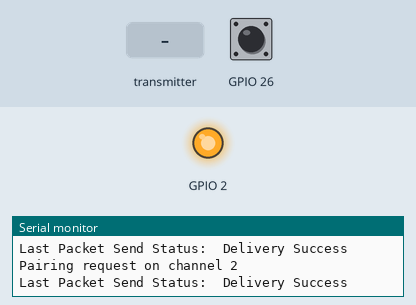
This sketch was run on a simulated ESP32. On the bench: output pins drawn as LEDs (lit = HIGH), the last lines printed to the serial monitor. The test bench sets the inputs (shaded band); at power-on: GPIO 26 HIGH. WiFi joins after 1.5 s; servers stay silent unless stated.

Above: at 1.2 s.
1.3 s: GPIO 26 pulled LOW for 0.15 s
At 2.5 s:
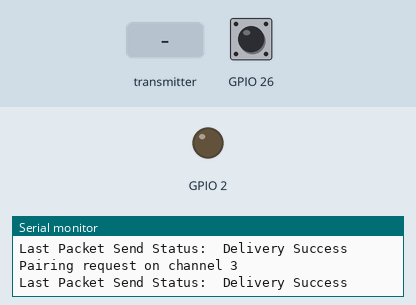
2.9 s: the transmitter starts sending msgType = 0
4.4 s: the transmitter starts sending macAddr.0 = 255
6.4 s: the transmitter starts sending macAddr.1 = 255
8.4 s: the transmitter starts sending macAddr.2 = 255
10.4 s: the transmitter starts sending macAddr.3 = 255
Timing chart, 0 to 13.4 s (numbered marks = the images above; inputs shaded):
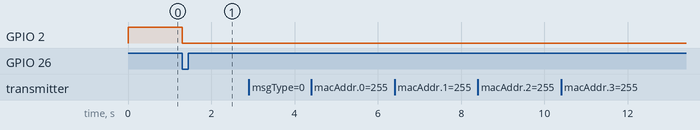

Measured:
- after the input at 1.3 s, GPIO 2: HIGH → LOW at once

The sketch:

Buzzer.ino
```cpp
#include <Arduino.h>
#include <esp_now.h>
#include <esp_wifi.h>
#include <WiFi.h>
#include <EEPROM.h>

// Set your Board and Server ID
#define BOARD_ID 1
#define MAX_CHANNEL 11 // 11 in North America or 13 in Europe

uint8_t serverAddress[] = {0xFF, 0xFF, 0xFF, 0xFF, 0xFF, 0xFF};
uint8_t clientMacAddress[6];

bool pressedButton = false;

// Structure to send data
// Must match the receiver structure
// Structure example to receive data
// Must match the sender structure
typedef struct struct_message
{
  uint8_t msgType;
  uint8_t id;
  uint8_t macAddr[6];
} struct_message;

typedef struct struct_pairing
{ // new structure for pairing
  uint8_t msgType;
  uint8_t id;
  uint8_t macAddr[6];
  uint8_t channel;
} struct_pairing;

esp_now_peer_info_t peer;

// Create 2 struct_message
struct_message myData; // data to send
struct_message inData; // data received
struct_pairing pairingData;

enum PairingStatus
{
  NOT_PAIRED,
  PAIR_REQUEST,
  PAIR_REQUESTED,
  PAIR_PAIRED,
};
PairingStatus pairingStatus = NOT_PAIRED;

enum MessageType
{
  PAIRING,
  DATA,
};
MessageType messageType;

#ifdef SAVE_CHANNEL
int lastChannel;
#endif
int channel = 1;

int LEDState = LOW;

unsigned long start;
unsigned long previousMillis = 0;
unsigned long currentMillis = millis();

void readGetMacAddress()
{
  uint8_t baseMac[6];
  esp_err_t ret = esp_wifi_get_mac(WIFI_IF_STA, baseMac);
  if (ret == ESP_OK)
  {
    Serial.printf("%02x:%02x:%02x:%02x:%02x:%02x\n",
                  baseMac[0], baseMac[1], baseMac[2],
                  baseMac[3], baseMac[4], baseMac[5]);
  }
  else
  {
    Serial.println("Failed to read MAC address");
  }
  clientMacAddress[0] = baseMac[0];
  clientMacAddress[1] = baseMac[1];
  clientMacAddress[2] = baseMac[2];
  clientMacAddress[3] = baseMac[3];
  clientMacAddress[4] = baseMac[4];
  clientMacAddress[5] = baseMac[5];
}

void addPeer(const uint8_t *mac_addr, uint8_t chan)
{
  ESP_ERROR_CHECK(esp_wifi_set_channel(chan, WIFI_SECOND_CHAN_NONE));
  esp_now_del_peer(mac_addr);
  memset(&peer, 0, sizeof(esp_now_peer_info_t));
  peer.channel = chan;
  peer.encrypt = false;
  memcpy(peer.peer_addr, mac_addr, sizeof(uint8_t[6]));
  if (esp_now_add_peer(&peer) != ESP_OK)
  {
    Serial.println("Failed to add peer");
    return;
  }
  memcpy(serverAddress, mac_addr, sizeof(uint8_t[6]));
}

void printMAC(const uint8_t *mac_addr)
{
  char macStr[18];
  snprintf(macStr, sizeof(macStr), "%02x:%02x:%02x:%02x:%02x:%02x",
           mac_addr[0], mac_addr[1], mac_addr[2], mac_addr[3], mac_addr[4], mac_addr[5]);
  Serial.print(macStr);
}

void OnDataSent(const uint8_t *mac_addr, esp_now_send_status_t status)
{
  Serial.print("\r\nLast Packet Send Status:\t");
  Serial.println(status == ESP_NOW_SEND_SUCCESS ? "Delivery Success" : "Delivery Fail");
}

void OnDataRecv(const uint8_t *mac_addr, const uint8_t *incomingData, int len)
{
  Serial.print("Packet received with ");
  Serial.print("data size = ");
  Serial.println(sizeof(incomingData));
  uint8_t type = incomingData[0];
  switch (type)
  {
  case DATA: // we received data from server
    memcpy(&inData, incomingData, sizeof(inData));
    Serial.print("ID  = ");
    Serial.println(inData.id);

    for (int x = 0; x < 6; x++)
    {
      if (inData.macAddr[x] != clientMacAddress[x])
        return;
    }

    digitalWrite(2, HIGH);
    break;

  case PAIRING: // we received pairing data from server
    memcpy(&pairingData, incomingData, sizeof(pairingData));
    if (pairingData.id == 0)
    { // the message comes from server
      Serial.print("Pairing done for MAC Address: ");
      printMAC(pairingData.macAddr);
      Serial.print(" on channel ");
      Serial.print(pairingData.channel); // channel used by the server
      Serial.print(" in ");
      Serial.print(millis() - start);
      Serial.println("ms");
      addPeer(pairingData.macAddr, pairingData.channel); // add the server  to the peer list
#ifdef SAVE_CHANNEL
      lastChannel = pairingData.channel;
      EEPROM.write(0, pairingData.channel);
      EEPROM.commit();
#endif
      pairingStatus = PAIR_PAIRED; // set the pairing status
    }
    break;
  }
}

PairingStatus autoPairing()
{
  switch (pairingStatus)
  {
  case PAIR_REQUEST:
    Serial.print("Pairing request on channel ");
    Serial.println(channel);

    // set WiFi channel
    ESP_ERROR_CHECK(esp_wifi_set_channel(channel, WIFI_SECOND_CHAN_NONE));
    if (esp_now_init() != ESP_OK)
    {
      Serial.println("Error initializing ESP-NOW");
    }

    // set callback routines
    esp_now_register_send_cb(esp_now_send_cb_t(OnDataSent));
    esp_now_register_recv_cb(esp_now_recv_cb_t(OnDataRecv));

    // set pairing data to send to the server
    pairingData.msgType = PAIRING;
    pairingData.id = BOARD_ID;
    pairingData.channel = channel;
    pairingData.macAddr[0] = clientMacAddress[0];
    pairingData.macAddr[1] = clientMacAddress[1];
    pairingData.macAddr[2] = clientMacAddress[2];
    pairingData.macAddr[3] = clientMacAddress[3];
    pairingData.macAddr[4] = clientMacAddress[4];
    pairingData.macAddr[5] = clientMacAddress[5];

    // add peer and send request
    addPeer(serverAddress, channel);
    esp_now_send(serverAddress, (uint8_t *)&pairingData, sizeof(pairingData));
    previousMillis = millis();
    pairingStatus = PAIR_REQUESTED;
    break;

  case PAIR_REQUESTED:
    // time out to allow receiving response from server
    currentMillis = millis();
    if (currentMillis - previousMillis > 1000)
    {
      previousMillis = currentMillis;
      // time out expired,  try next channel
      channel++;
      if (channel > MAX_CHANNEL)
      {
        channel = 1;
      }
      pairingStatus = PAIR_REQUEST;
    }
    break;

  case PAIR_PAIRED:
    // nothing to do here
    break;
  }
  return pairingStatus;
}

void setup()
{
  Serial.begin(115200);
  Serial.println();
  pinMode(2, OUTPUT);
  digitalWrite(2, HIGH);
  pinMode(26, INPUT_PULLUP);

  WiFi.mode(WIFI_STA);
  WiFi.STA.begin();
  Serial.print("Client Board MAC Address:  ");
  readGetMacAddress();
  WiFi.disconnect();
  start = millis();

  attachInterrupt(digitalPinToInterrupt(26), ISR, FALLING);

#ifdef SAVE_CHANNEL
  EEPROM.begin(10);
  lastChannel = EEPROM.read(0);
  Serial.println(lastChannel);
  if (lastChannel >= 1 && lastChannel <= MAX_CHANNEL)
  {
    channel = lastChannel;
  }
  Serial.println(channel);
#endif
  pairingStatus = PAIR_REQUEST;
}

void loop()
{
  if (autoPairing() == PAIR_PAIRED)
  {
    return;
    esp_err_t result = esp_now_send(NULL, (uint8_t *)&myData, sizeof(myData));
  }
}

void ISR()
{
  if(pressedButton)
    return;

  digitalWrite(2, LOW);
  myData.msgType = DATA;
  myData.id = BOARD_ID;

  memcpy(myData.macAddr, clientMacAddress, sizeof(clientMacAddress));
  pressedButton = true;

  esp_now_send(NULL, (uint8_t *)&myData, sizeof(myData));
}
```
